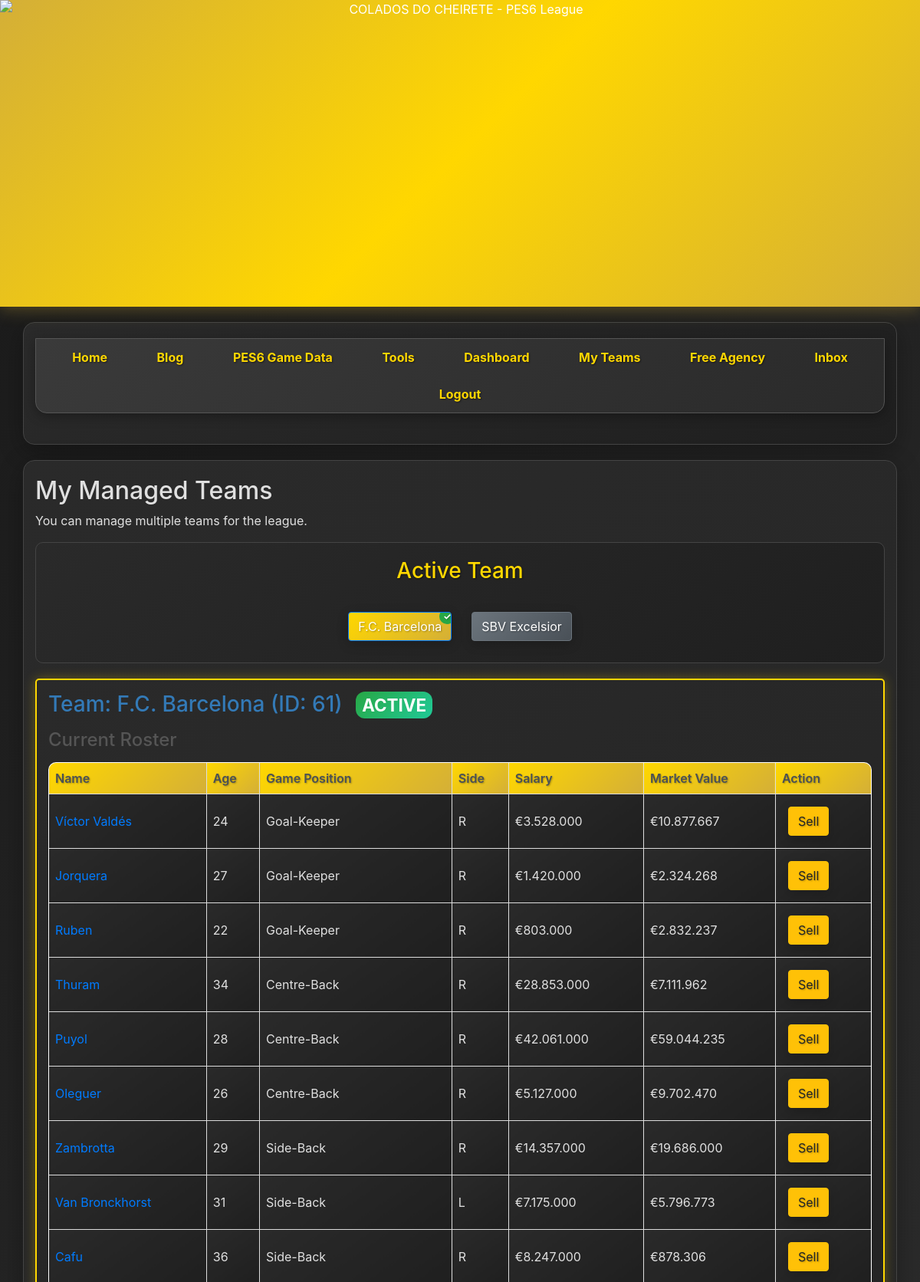
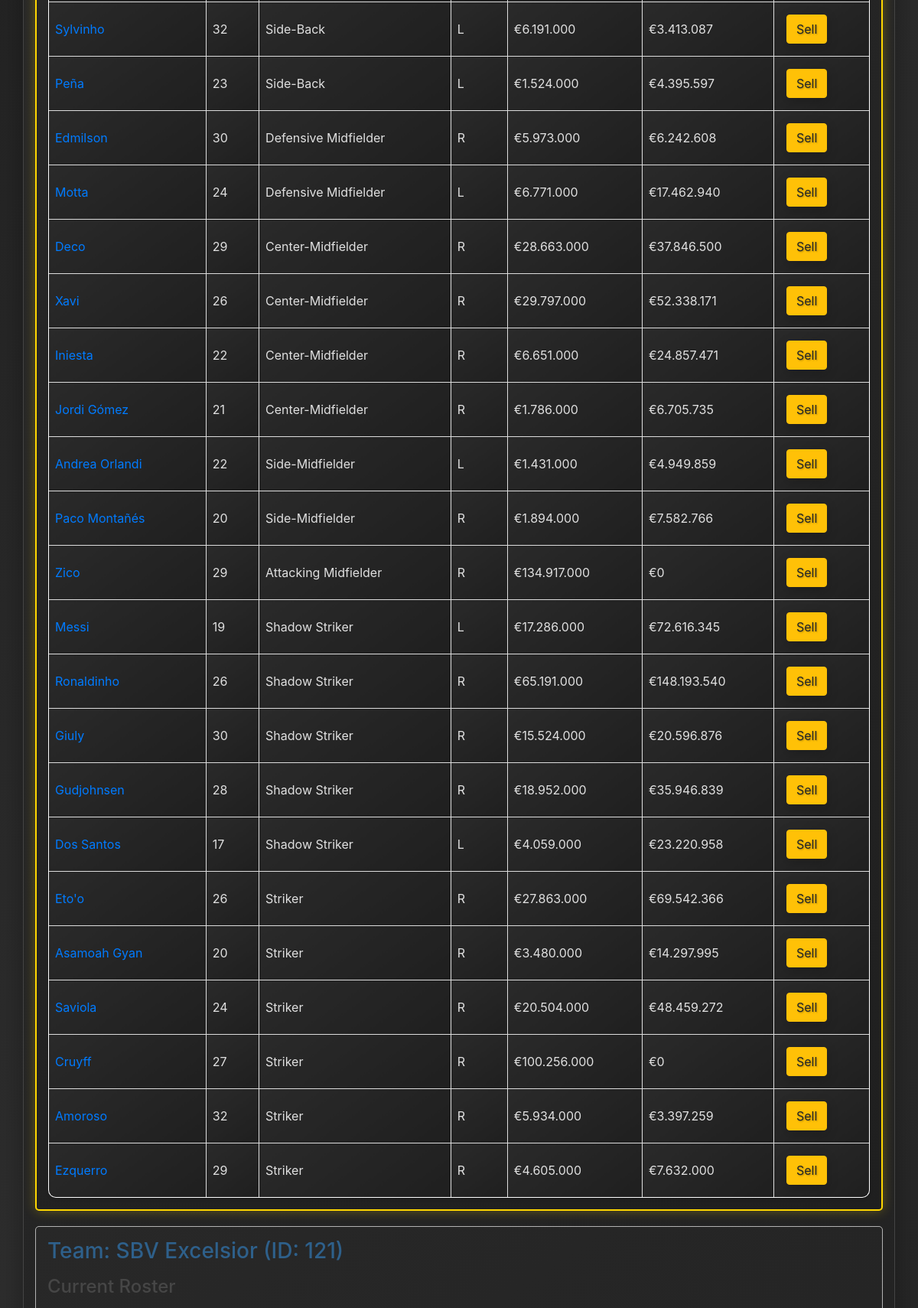
The app's page /team_management (signed in, upper part) with its own data (2 pictures, top to bottom).
### tables this page shows
CREATE TABLE league_teams (
    id INTEGER PRIMARY KEY AUTOINCREMENT,
    user_id INTEGER NOT NULL,
    team_name TEXT UNIQUE NOT NULL,
    created_at TIMESTAMP DEFAULT CURRENT_TIMESTAMP,
    budget INTEGER DEFAULT 450000000,
    FOREIGN KEY (user_id) REFERENCES users(id) ON DELETE CASCADE
);

CREATE TABLE players (
    id INTEGER PRIMARY KEY, -- Use INTEGER PRIMARY KEY for autoincrement in SQLite
    player_name TEXT NOT NULL,
    shirt_name TEXT,
    club_id INTEGER,
    registered_position TEXT,
    age INTEGER,
    height INTEGER,
    weight INTEGER,
    nationality TEXT,
    strong_foot TEXT,
    favoured_side TEXT,
    gk INTEGER DEFAULT 0,
    cwp INTEGER DEFAULT 0,
    cbt INTEGER DEFAULT 0,
    sb INTEGER DEFAULT 0,
    dmf INTEGER DEFAULT 0,
    wb INTEGER DEFAULT 0,
    cmf INTEGER DEFAULT 0,
    smf INTEGER DEFAULT 0,
    amf INTEGER DEFAULT 0,
    wf INTEGER DEFAULT 0,
    ss INTEGER DEFAULT 0,
    cf INTEGER DEFAULT 0,
    attack INTEGER,
    defense INTEGER,
    balance INTEGER,
    stamina INTEGER,
    top_speed INTEGER,
    acceleration INTEGER,
    response INTEGER,
    agility INTEGER,
    dribble_accuracy INTEGER,
    dribble_speed INTEGER,
    short_pass_accuracy INTEGER,
    short_pass_speed INTEGER,
    long_pass_accuracy INTEGER,
    long_pass_speed INTEGER,
    shot_accuracy INTEGER,
    shot_power INTEGER,
    shot_technique INTEGER,
    free_kick_accuracy INTEGER,
    swerve INTEGER,
    heading INTEGER,
    jump INTEGER,
    technique INTEGER,
    aggression INTEGER,
    mentality INTEGER,
    goal_keeping INTEGER,
    team_work INTEGER,
    consistency INTEGER,
    condition_fitness INTEGER,
    dribbling_skill INTEGER DEFAULT 0,
    tactical_dribble INTEGER DEFAULT 0,
    positioning INTEGER DEFAULT 0,
    reaction INTEGER DEFAULT 0,
    playmaking INTEGER DEFAULT 0,
    passing INTEGER DEFAULT 0,
    scoring INTEGER DEFAULT 0,
    one_one_scoring INTEGER DEFAULT 0,
    post_player INTEGER DEFAULT 0,
    lines INTEGER DEFAULT 0,
    middle_shooting INTEGER DEFAULT 0,
    side INTEGER DEFAULT 0,
    centre INTEGER DEFAULT 0,
    penalties INTEGER DEFAULT 0,
    one_touch_pass INTEGER DEFAULT 0,
    outside INTEGER DEFAULT 0,
    marking INTEGER DEFAULT 0,
    sliding INTEGER DEFAULT 0,
    covering INTEGER DEFAULT 0,
    d_line_control INTEGER DEFAULT 0,
    penalty_stopper INTEGER DEFAULT 0,
    one_on_one_stopper INTEGER DEFAULT 0,
    long_throw INTEGER DEFAULT 0,
    injury_tolerance TEXT,
    dribble_style INTEGER,
    free_kick_style INTEGER,
    pk_style INTEGER,
    drop_kick_style INTEGER,
    skin_color INTEGER,
    face_type INTEGER,
    preset_face_number INTEGER,
    head_width INTEGER,
    neck_length INTEGER,
    neck_width INTEGER,
    shoulder_height INTEGER,
    shoulder_width INTEGER,
    chest_measurement INTEGER,
    waist_circumference INTEGER,
    arm_circumference INTEGER,
    leg_circumference INTEGER,
    calf_circumference INTEGER,
    leg_length INTEGER,
    wristband TEXT,
    wristband_color TEXT,
    international_number INTEGER,
    classic_number INTEGER,
    club_number INTEGER,
    salary INTEGER DEFAULT 0,
    contract_years_remaining INTEGER DEFAULT 0,
    market_value INTEGER DEFAULT 0,
    yearly_wage_rise INTEGER DEFAULT 0,
    -- Bundled skill areas for better player display
    attack_rating INTEGER DEFAULT 0,
    defense_rating INTEGER DEFAULT 0,
    physical_rating INTEGER DEFAULT 0,
    power_rating INTEGER DEFAULT 0,
    technique_rating INTEGER DEFAULT 0,
                goalkeeping_rating INTEGER DEFAULT 0,
            game_position TEXT DEFAULT '',
            FOREIGN KEY (club_id) REFERENCES teams(id)
);

### app.py (the view)
@app.route('/team_management')
@login_required
def team_management():
    cur = db_helper.get_cursor()
    cur.execute("SELECT id, team_name, budget FROM league_teams WHERE user_id = ?", (current_user.id,))
    user_teams_meta = cur.fetchall() # Fetch all teams this user manages
    cur.close()
    active_team_id = session.get('active_team_id')
    if not active_team_id:
        if user_teams_meta:
            active_team_id = user_teams_meta[0]['id']
            session['active_team_id'] = active_team_id
        else:
            active_team_id = None
    managed_teams_data = []
    total_salaries_user_teams = 0 # Initialize total salaries for financial summary
    user_total_budget = get_user_budget(current_user.id)
    for team_meta in user_teams_meta:
        team_id = team_meta['id']
        team_name = team_meta['team_name']
        cur = db_helper.get_cursor()
        cur.execute("""
            SELECT
                p.id, p.player_name, p.age, p.game_position, p.strong_foot, p.salary, p.contract_years_remaining, p.market_value
            FROM players p
            JOIN teams t ON p.club_id = t.id
            WHERE t.club_name = ?
            ORDER BY
                CASE p.game_position
                    WHEN 'Goal-Keeper' THEN 1
                    WHEN 'Sweeper' THEN 2
                    WHEN 'Centre-Back' THEN 3
                    WHEN 'Side-Back' THEN 4
                    WHEN 'Wing-Back' THEN 5
                    WHEN 'Defensive Midfielder' THEN 6
                    WHEN 'Center-Midfielder' THEN 7
                    WHEN 'Side-Midfielder' THEN 8
                    WHEN 'Attacking Midfielder' THEN 9
                    WHEN 'Winger' THEN 10
                    WHEN 'Shadow Striker' THEN 11
                    WHEN 'Striker' THEN 12
                    ELSE 13
                END ASC
        """, (team_name,))
        team_players_roster = cur.fetchall()
        cur.close()
        team_salary_sum = sum(p['salary'] for p in team_players_roster if p['salary'] is not None)
        total_salaries_user_teams += team_salary_sum
        managed_teams_data.append({
            'id': team_id,
            'name': team_name,
            'players': team_players_roster,
            'team_salary_sum': team_salary_sum, # Optionally pass per-team salary sum
            'is_active': team_id == active_team_id
        })
    free_cap_user_teams = user_total_budget - total_salaries_user_teams
    can_create_team = True
    return render_template('team_management.html',
                           managed_teams=managed_teams_data,
                           can_create_team=can_create_team,
                           coach_username=current_user.username,
                           total_budget_display=user_total_budget,
                           total_salaries_user_teams=total_salaries_user_teams,
                           free_cap_user_teams=free_cap_user_teams,
                           active_team_id=active_team_id)

### app.py (called while the page is built)
@login_manager.user_loader
def load_user(user_id):
    return User.get(user_id)

@app.template_filter('format_currency')
def format_currency_filter(value):
    if isinstance(value, (int, float)):
        return f"€{value:,.0f}".replace(",", "X").replace(".", ",").replace("X", ".")
    return value

def get_unread_count(user_id):
    cur = db_helper.get_cursor()
    try:
        cur.execute("SELECT COUNT(*) as count FROM messages WHERE receiver_id = ?", (user_id,))
        message_count = cur.fetchone()['count']
        cur.execute("SELECT COUNT(*) as count FROM offers WHERE receiver_id = ? AND status = 'pending'", (user_id,))
        offer_count = cur.fetchone()['count']
        return message_count + offer_count
    except Exception as e:
        app.logger.error(f"Error getting unread count: {e}")
        return 0
    finally:
        cur.close()

@app.context_processor
def inject_unread_count():
    if current_user.is_authenticated:
        return {'get_unread_count': get_unread_count}
    return {'get_unread_count': lambda x: 0}

def get_user_budget(user_id):
    cur = db_helper.get_cursor()
    cur.execute("SELECT budget FROM user_budgets WHERE user_id = ?", (user_id,))
    budget_row = cur.fetchone()
    cur.close()
    return budget_row['budget'] if budget_row else 450000000

    @staticmethod
    def get(user_id):
        cur = db_helper.get_cursor()
        cur.execute("SELECT id, username, email FROM users WHERE id = ?", (user_id,))
        user_data = cur.fetchone()
        cur.close()
        if user_data:
            return User(user_data[0], user_data[1], user_data[2])
        return None

### db_helper.py (called while the page is built)
def get_connection():
    if 'db_conn' not in g:
        g.db_conn = sqlite3.connect(DATABASE)
        g.db_conn.row_factory = sqlite3.Row
        g.db_conn.execute('PRAGMA foreign_keys = ON;')
    return g.db_conn

def get_cursor():
    return get_connection().cursor()

def close_connection(e=None):
    db_conn = g.pop('db_conn', None)
    if db_conn is not None:
        db_conn.close()

### templates/team_management.html (shortened to what this page needs)
{% extends "base.html" %}
{% block content %}
    <h2>My Managed Teams</h2>
    <p>You can manage multiple teams for the league.</p>
    {% if managed_teams|length > 1 %}
        <div class="team-selector-section">
            <h3>Active Team</h3>
            <div class="team-selector">
                {% for team in managed_teams %}
                    <form method="POST" action="{{ url_for('switch_active_team', team_id=team.id) }}" style="display: inline;">
                        <button type="submit" class="btn {% if team.is_active %}btn-primary{% else %}btn-secondary{% endif %} team-selector-btn">
                            {{ team.name }}
                            {% if team.is_active %}<span class="active-indicator">✓</span>{% endif %}
                        </button>
                    </form>
                {% endfor %}
            </div>
        </div>
    {% endif %}
    {% if managed_teams %}
        {% for team in managed_teams %}
            <div class="team-section {% if team.is_active %}active-team{% else %}inactive-team{% endif %}">
                <h3>Team: {{ team.name }} (ID: {{ team.id }}) {% if team.is_active %}<span class="active-badge">ACTIVE</span>{% endif %}</h3>
                <h4>Current Roster</h4>
                {% if team.players %}
                    <table>
                        <thead>
                            <tr>
                                <th>Name</th>
                                <th>Age</th>
                                <th>Game Position</th>
                                <th>Side</th>
                                <th>Salary</th>
                                <th>Market Value</th>
                                <th>Action</th>
                            </tr>
                        </thead>
                        <tbody>
                            {% for player in team.players %}
                                <tr>
                                    <td><a href="{{ url_for('pes6_player_details', player_id=player.id) }}" class="player-name-hover" data-player-id="{{ player.id }}">{{ player.player_name }}</a></td>
                                    <td>{{ player.age }}</td>
                                    <td>{{ player.game_position }}</td>
                                    <td>{{ player.strong_foot }}</td>
                                    <td>{{ player.salary | int | format_currency }}</td>
                                    <td>{{ player.market_value | int | format_currency }}</td>
                                    <td>
                                        <button type="button" class="btn btn-warning sell-player-btn" data-player-id="{{ player.id }}" data-player-name="{{ player.player_name }}">Sell</button>
                                    </td>
                                </tr>
                            {% endfor %}
                        </tbody>
                    </table>
                {% else %}
                    <p>Your team "{{ team.name }}" currently has no players. Go to <a href="{{ url_for('pes6_game_teams') }}">PES6 Game Data</a> to view players and add them to your team.</p>
                {% endif %}
            </div>
        {% endfor %}
    {% endif %}
{% endblock %}

### static/css/style.css (style rules this page uses)
body { font-family: 'Arial', sans-serif; margin: 0; padding: 0; background: linear-gradient(135deg, #1a1a1a 0%, #2d2d2d 50%, #1a1a1a 100%); color: #e0e0e0; min-height: 100vh; }
form { margin-top: 20px; }
form button { background: linear-gradient(135deg, #ffd700 0%, #d4af37 100%); color: #1a1a1a; padding: 12px 24px; border: 2px solid #b8860b; border-radius: 25px; cursor: pointer; font-weight: bold; text-shadow: 1px 1px 2px rgba(0, 0, 0, 0.3); box-shadow: 0 4px 15px rgba(0, 0, 0, 0.2); transition: all 0.3s ease; }
.team-section { background: linear-gradient(145deg, #2a2a2a, #1f1f1f); border: 1px solid #444; padding: 15px; margin-bottom: 20px; border-radius: 10px; color: #e0e0e0; }
table { width: 100%; border-collapse: collapse; margin-top: 15px; border-radius: 10px; overflow: hidden; box-shadow: 0 4px 15px rgba(0, 0, 0, 0.3); }
table, th, td { border: 1px solid #444; }
th, td { padding: 12px; text-align: left; }
th { background: linear-gradient(135deg, #ffd700 0%, #d4af37 100%); color: #1a1a1a; font-weight: bold; text-shadow: 1px 1px 2px rgba(0, 0, 0, 0.3); }
td { background: linear-gradient(145deg, #2a2a2a, #1f1f1f); color: #e0e0e0; }
.btn { display: inline-block; padding: 12px 24px; margin: 8px; border: 2px solid transparent; border-radius: 25px; text-decoration: none; cursor: pointer; font-size: 14px; font-weight: bold; transition: all 0.3s ease; text-shadow: 1px 1px 2px rgba(0, 0, 0, 0.3); box-shadow: 0 4px 15px rgba(0, 0, 0, 0.2); position: relative; overflow: hidden; }
.btn:before { content: ''; position: absolute; top: 0; left: -100%; width: 100%; height: 100%; background: linear-gradient(90deg, transparent, rgba(255, 255, 255, 0.2), transparent); transition: left 0.5s; }
.btn-secondary { background: linear-gradient(135deg, #6c757d 0%, #495057 100%); color: white; border-color: #5a6268; }
.btn-primary { background: linear-gradient(135deg, #ffd700 0%, #d4af37 100%); color: #1a1a1a; border-color: #b8860b; }
table { width: 100%; border-collapse: collapse; margin-top: 15px; background-color: #fff; box-shadow: 0 2px 4px rgba(0,0,0,0.1); }
table, th, td { border: 1px solid #dee2e6; }
th, td { padding: 12px 8px; text-align: left; vertical-align: middle; }
th { background-color: #f8f9fa; font-weight: 600; color: #495057; }

### templates/team_management.html (style rules this page uses)
.team-section { background-color: #f9f9f9; border: 1px solid #eee; padding: 15px; margin-bottom: 20px; border-radius: 5px; }
.team-section h3 { color: #337ab7; margin-top: 0; }
.team-section h4 { color: #555; margin-top: 15px; margin-bottom: 10px; }
table { width: 100%; border-collapse: collapse; margin-top: 15px; }
th, td { border: 1px solid #ddd; padding: 8px; text-align: left; }
th { background-color: #f2f2f2; }
tr:nth-child(even) { background-color: #f9f9f9; }
form button { background-color: #007bff; margin-top: 5px; }
.team-selector-section { background: linear-gradient(145deg, #2a2a2a, #1f1f1f); border: 1px solid #444; padding: 20px; margin-bottom: 20px; border-radius: 10px; color: #e0e0e0; }
.team-selector-section h3 { color: #ffd700; text-shadow: 1px 1px 2px rgba(0, 0, 0, 0.5); margin-top: 0; text-align: center; }
.team-selector { display: flex; flex-wrap: wrap; gap: 10px; justify-content: center; }
.team-selector-btn { position: relative; min-width: 120px; }
.active-indicator { position: absolute; top: -5px; right: -5px; background: #28a745; color: white; border-radius: 50%; width: 20px; height: 20px; display: flex; align-items: center; justify-content: center; font-size: 12px; font-weight: bold; }
.active-badge { background: linear-gradient(135deg, #28a745 0%, #20c997 100%); color: white; padding: 4px 8px; border-radius: 12px; font-size: 0.8em; font-weight: bold; margin-left: 10px; }
.active-team { border: 2px solid #ffd700; box-shadow: 0 0 15px rgba(255, 215, 0, 0.3); }
.inactive-team { opacity: 0.7; }

### records on screen
league_teams: name "F.C. Barcelona", id "61", shows "ACTIVE"
league_teams: name "SBV Excelsior", id "121"
players: player_name "Víctor Valdés", age "24", game_position "Goal-Keeper", strong_foot "R", salary "€3.528.000", market_value "€10.877.667"
players: player_name "Jorquera", age "27", game_position "Goal-Keeper", strong_foot "R", salary "€1.420.000", market_value "€2.324.268"
players: player_name "Ruben", age "22", game_position "Goal-Keeper", strong_foot "R", salary "€803.000", market_value "€2.832.237"
players: player_name "Thuram", age "34", game_position "Centre-Back", strong_foot "R", salary "€28.853.000", market_value "€7.111.962"
players: player_name "Puyol", age "28", game_position "Centre-Back", strong_foot "R", salary "€42.061.000", market_value "€59.044.235"
players: player_name "Oleguer", age "26", game_position "Centre-Back", strong_foot "R", salary "€5.127.000", market_value "€9.702.470"
players: player_name "Zambrotta", age "29", game_position "Side-Back", strong_foot "R", salary "€14.357.000", market_value "€19.686.000"
players: player_name "Van Bronckhorst", age "31", game_position "Side-Back", strong_foot "L", salary "€7.175.000", market_value "€5.796.773"
players: player_name "Cafu", age "36", game_position "Side-Back", strong_foot "R", salary "€8.247.000", market_value "€878.306"
players: player_name "Sylvinho", age "32", game_position "Side-Back", strong_foot "L", salary "€6.191.000", market_value "€3.413.087"
players: player_name "Peña", age "23", game_position "Side-Back", strong_foot "L", salary "€1.524.000", market_value "€4.395.597"
players: player_name "Edmilson", age "30", game_position "Defensive Midfielder", strong_foot "R", salary "€5.973.000", market_value "€6.242.608"
players: player_name "Motta", age "24", game_position "Defensive Midfielder", strong_foot "L", salary "€6.771.000", market_value "€17.462.940"
players: player_name "Deco", age "29", game_position "Center-Midfielder", strong_foot "R", salary "€28.663.000", market_value "€37.846.500"
players: player_name "Xavi", age "26", game_position "Center-Midfielder", strong_foot "R", salary "€29.797.000", market_value "€52.338.171"
players: player_name "Iniesta", age "22", game_position "Center-Midfielder", strong_foot "R", salary "€6.651.000", market_value "€24.857.471"
players: player_name "Jordi Gómez", age "21", game_position "Center-Midfielder", strong_foot "R", salary "€1.786.000", market_value "€6.705.735"
players: player_name "Andrea Orlandi", age "22", game_position "Side-Midfielder", strong_foot "L", salary "€1.431.000", market_value "€4.949.859"
players: player_name "Paco Montañés", age "20", game_position "Side-Midfielder", strong_foot "R", salary "€1.894.000", market_value "€7.582.766"
players: player_name "Zico", age "29", game_position "Attacking Midfielder", strong_foot "R", salary "€134.917.000", market_value "€0"
players: player_name "Messi", age "19", game_position "Shadow Striker", strong_foot "L", salary "€17.286.000", market_value "€72.616.345"
players: player_name "Ronaldinho", age "26", game_position "Shadow Striker", strong_foot "R", salary "€65.191.000", market_value "€148.193.540"
players: player_name "Giuly", age "30", game_position "Shadow Striker", strong_foot "R", salary "€15.524.000", market_value "€20.596.876"
players: player_name "Gudjohnsen", age "28", game_position "Shadow Striker", strong_foot "R", salary "€18.952.000", market_value "€35.946.839"
players: player_name "Dos Santos", age "17", game_position "Shadow Striker", strong_foot "L", salary "€4.059.000", market_value "€23.220.958"
players: player_name "Eto'o", age "26", game_position "Striker", strong_foot "R", salary "€27.863.000", market_value "€69.542.366"
players: player_name "Asamoah Gyan", age "20", game_position "Striker", strong_foot "R", salary "€3.480.000", market_value "€14.297.995"
players: player_name "Saviola", age "24", game_position "Striker", strong_foot "R", salary "€20.504.000", market_value "€48.459.272"
players: player_name "Cruyff", age "27", game_position "Striker", strong_foot "R", salary "€100.256.000", market_value "€0"
players: player_name "Amoroso", age "32", game_position "Striker", strong_foot "R", salary "€5.934.000", market_value "€3.397.259"
players: player_name "Ezquerro", age "29", game_position "Striker", strong_foot "R", salary "€4.605.000", market_value "€7.632.000"
